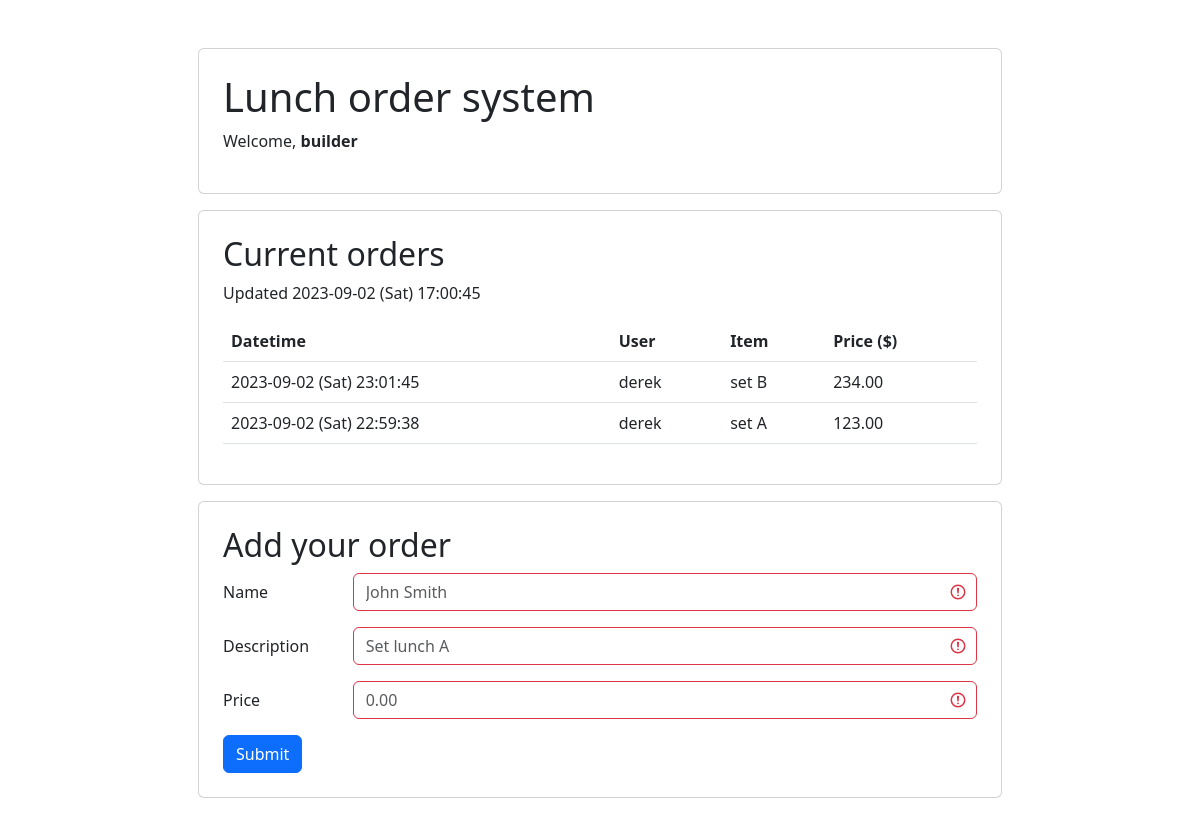
The page / on the database its author committed.
### tables this page shows
CREATE TABLE orders (
	id INTEGER NOT NULL, 
	datetime DATETIME NOT NULL, 
	user_id INTEGER, 
	description VARCHAR(255) NOT NULL, 
	price DECIMAL NOT NULL, 
	PRIMARY KEY (id), 
	FOREIGN KEY(user_id) REFERENCES users (id)
);

CREATE TABLE users (
	id INTEGER NOT NULL, 
	name VARCHAR(255) NOT NULL, 
	PRIMARY KEY (id), 
	UNIQUE (name)
);

### backend/app.py (the view)
@app.get("/", response_class=HTMLResponse)
async def home(*, request: Request) -> Response:
    now = dt.datetime.now()
    orders = get_orders_from_db(date=now.date())
    name = "index.html"
    context = {
        "request": request,
        "now": now,
        "username": getuser(),
        "orders": orders,
    }
    return templates.TemplateResponse(name=name, context=context)

### templates/index.html
{% extends "base.html" %} {% block content %}
<div>
  <div class="d-flex flex-column gap-3">
    <div class="card p-4">
      <h1>Lunch order system</h1>
      <p>Welcome, <strong>{{ username }}</strong></p>
    </div>
    <div class="card p-4">
      <h2>Current orders</h2>
      <p>Updated {{ now|fmt_datetime }}</p>
      <table class="table">
        <thead>
          <tr>
            <th scope="col">Datetime</th>
            <th scope="col">User</th>
            <th scope="col">Item</th>
            <th scope="col">Price ($)</th>
          </tr>
        </thead>
        <tbody>
          {% for order in orders %}
          <tr>
            <td>{{ order.datetime|fmt_datetime}}</td>
            <td>{{ order.user }}</td>
            <td>{{ order.description }}</td>
            <td>{{ order.price|fmt_price }}</td>
          </tr>
          {% endfor %}
        </tbody>
      </table>
    </div>
    <div class="card p-4">
      <h2>Add your order</h2>
      <form action="/submit" class="was-validated" method="post">
        <div class="row mb-3">
          <label for="formName" class="col-sm-2 col-form-label">Name</label>
          <div class="col-sm-10">
            <input
              type="text"
              class="form-control"
              id="formName"
              name="name"
              placeholder="John Smith"
              required
            />
          </div>
        </div>
        <div class="row mb-3">
          <label for="formDescription" class="col-sm-2 col-form-label"
            >Description</label
          >
          <div class="col-sm-10">
            <input
              type="text"
              class="form-control"
              id="formDescription"
              name="description"
              placeholder="Set lunch A"
              required
            />
          </div>
        </div>
        <div class="row mb-3">
          <label for="formPrice" class="col-sm-2 col-form-label">Price</label>
          <div class="col-sm-10">
            <input
              type="text"
              class="form-control"
              id="formPrice"
              name="price"
              placeholder="0.00"
              required
            />
          </div>
        </div>
        <button type="submit" class="btn btn-primary">Submit</button>
      </form>
    </div>
  </div>
</div>
{% endblock content %}

### templates/base.html (shortened to what this page needs)
<!doctype html>
<html>
  <head>
    <link
      href="{{ url_for('static', path='/css/bootstrap.min.css') }}"
      rel="stylesheet"
    />
  </head>
  <body>
    <div class="container p-5 w-75">
      {% block content %} {% endblock content %}
    </div>
  </body>
</html>

### rows shown on the page
orders: datetime|fmt_datetime "2023-09-02 (Sat) 23:01:45", user "derek", description "set B", price|fmt_price "234.00"
orders: datetime|fmt_datetime "2023-09-02 (Sat) 22:59:38", user "derek", description "set A", price|fmt_price "123.00"

### other values the page prints
{{ username }} "builder"
{{ now|fmt_datetime }} "2023-09-02 (Sat) 17:00:45"
